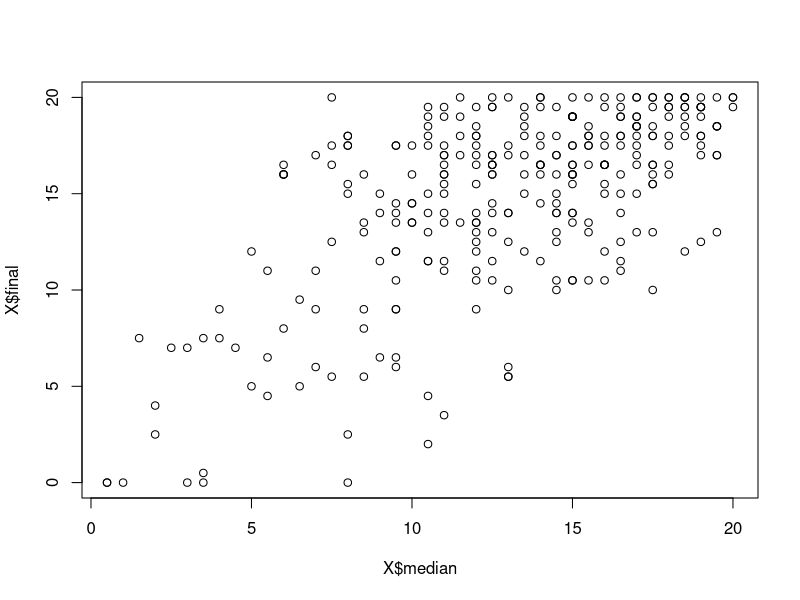
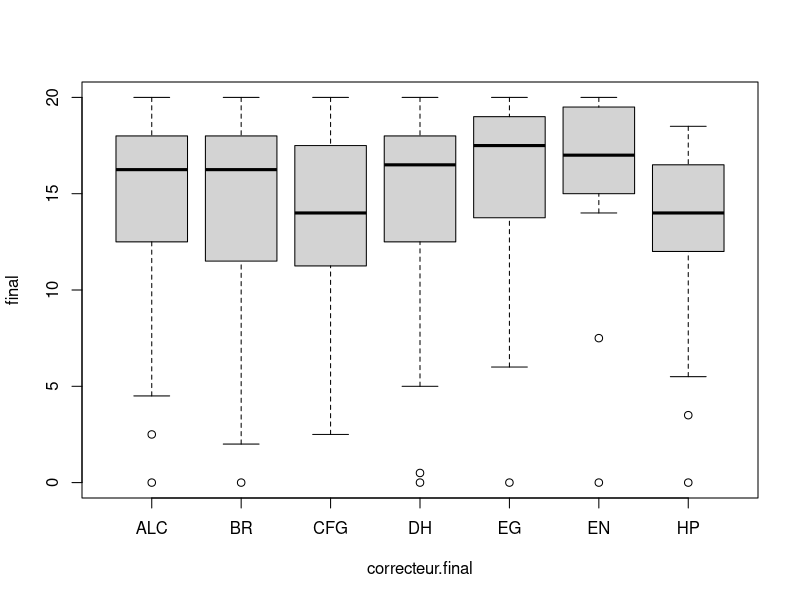
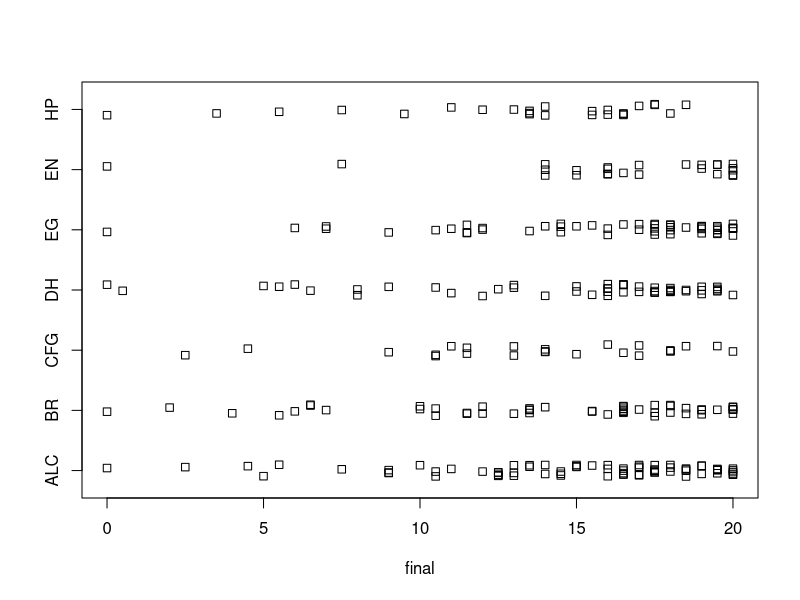

Generate these figures, in order, with R:

identical(pi, log(640320^3)/sqrt(163))

notes <- c(18, 1.5, 9.5, 15.5, 15, 15.5, 0.5, 14.5, 10)
notes <- c(notes, 4)

notes_sup_10 <- notes > 10
length(notes[notes_sup_10])

choix <- notes == floor(notes)
min(notes[choix])

notes2 <- notes - 2



notes2[notes2 < 0] <- 0

ADN <- c("A", "C", "A", "A", "G", "A", "T", "G", "C", "C", "A", "T", "T", "G", "T", "C")
ADN <- factor(ADN)
levels(ADN)
nlevels(ADN)

X <- read.csv("sy02.data")

mean(X[X$correcteur.median == "EG", 'median'])
nrow(X[X$median < X$final,])/nrow(X)
moy <- X[, "median"]
moy
moy_sort <- sort(moy)
moy_sort

breaks = c(0,1,5,10,15,20)
diff(breaks)

plot(X$median, X$final)
boxplot(final ~ correcteur.final, data=X)

stripchart(final ~ correcteur.final, data=X,method = "jitter")
